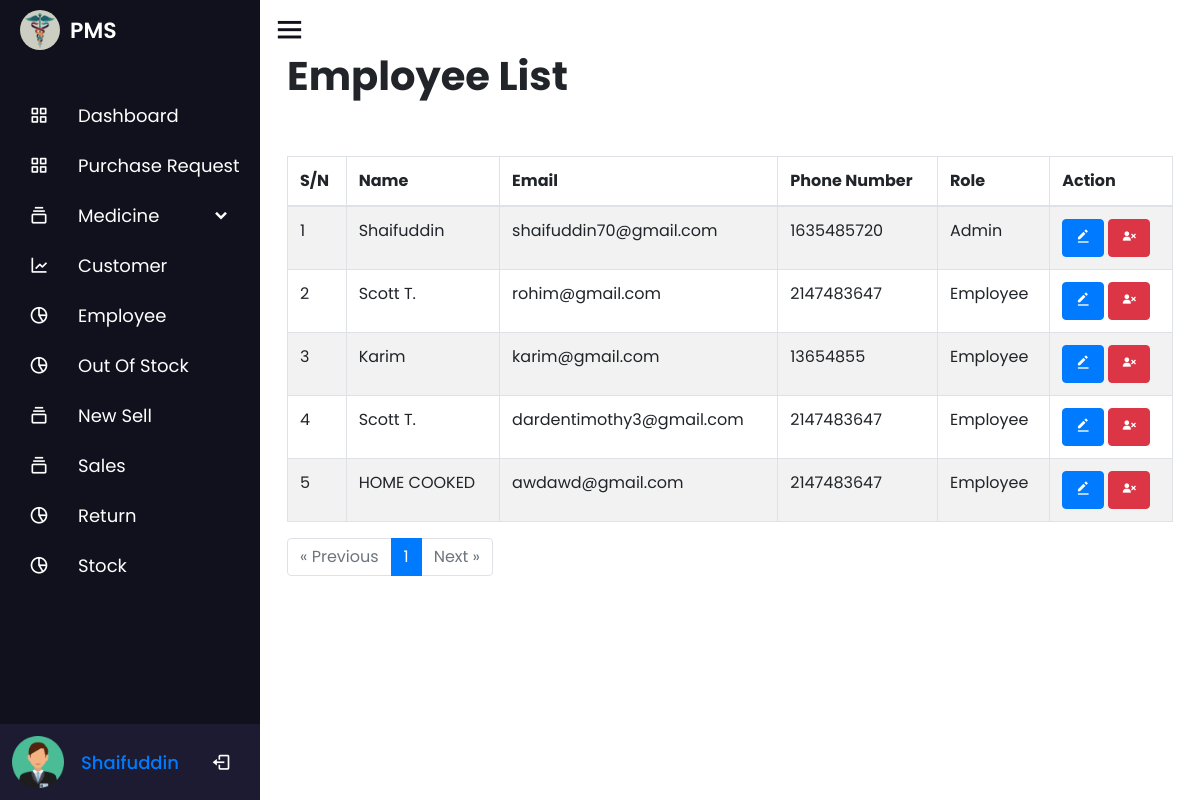
The page /employee.php (signed in) on the database as committed earlier.
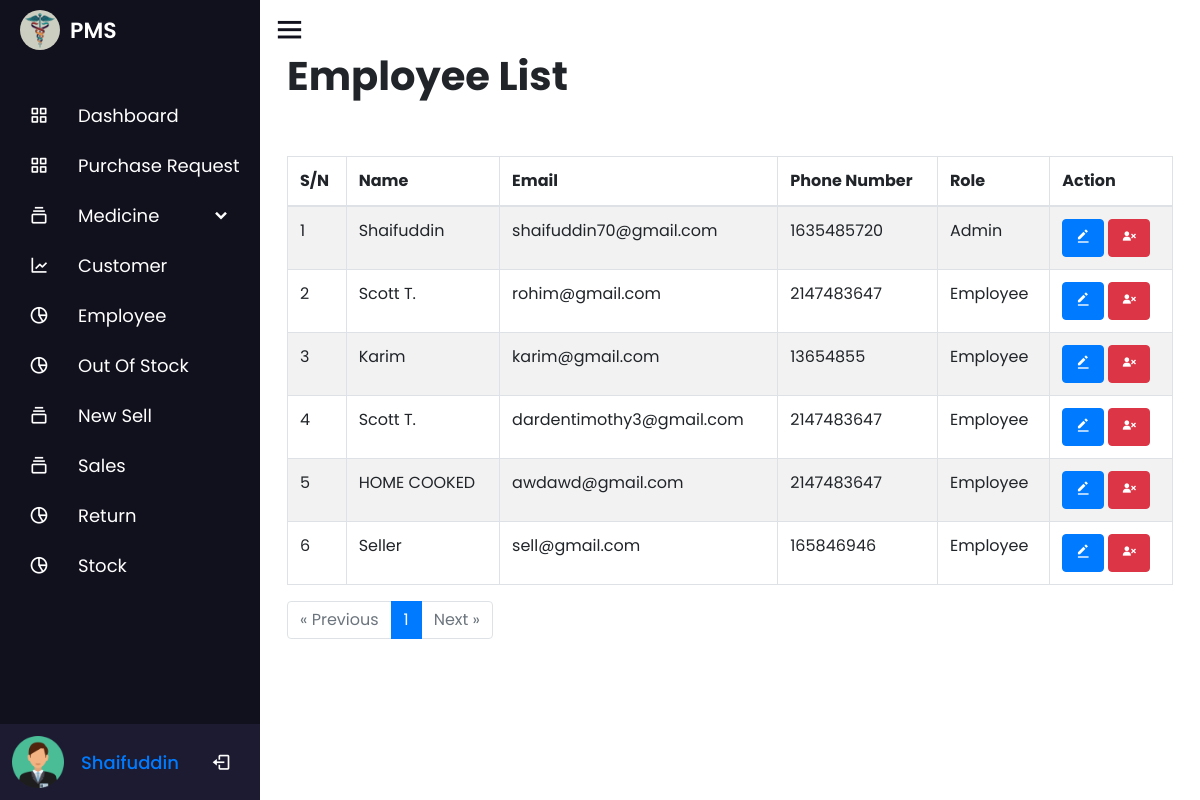
The same page on the database as committed later.
### tables this page shows
CREATE TABLE `employee` (
  `id` int(100) NOT NULL COMMENT 'ID',
  `name` varchar(100) NOT NULL COMMENT 'Name',
  `number` int(100) NOT NULL COMMENT 'Number',
  `email` varchar(100) NOT NULL COMMENT 'Email',
  `password` varchar(100) NOT NULL,
  `role` int(10) NOT NULL,
  `date` timestamp NOT NULL DEFAULT current_timestamp()
);

CREATE TABLE `role` (
  `role_id` int(100) NOT NULL,
  `role_name` varchar(100) NOT NULL
);

### employee.php (the view, shortened to what the changed rows need)
<?php
include 'nav/nav.php';
$results_per_page = 10;
$offset = 0;
if (isset($_GET['page']) && is_numeric($_GET['page'])) {
    $page = $_GET['page'];
    $offset = ($page - 1) * $results_per_page;
} else {
    $page = 1;
}
$query = "SELECT employee.*, role.role_name
          FROM employee
          JOIN role ON role.role_id = employee.role
          LIMIT $offset, $results_per_page";
$data = mysqli_query($conn, $query);
$total_results_query = mysqli_query($conn, "SELECT COUNT(*) AS total FROM employee");
$total_results_row = mysqli_fetch_assoc($total_results_query);
$total_results = $total_results_row['total'];
$total_pages = ceil($total_results / $results_per_page);
?>
<div class="container">
    <div class="title">
        <h1 class="font-weight-bold">Employee List</h1>
    </div>
    <table id="zctb" class="display table table-striped table-bordered table-hover" cellspacing="0" width="100%">
        <thead>
            <tr>
                <th>S/N</th>
                <th>Name</th>
                <th>Email</th>
                <th>Phone Number</th>
                <th>Role</th>
                <th>Action</th>
            </tr>
        </thead>
        <tbody>
            <?php
            $c = $offset + 1;
            while ($result = mysqli_fetch_assoc($data)) {
                echo '
                <tr>
                    <td>' . $c . '</td>
                    <td>' . $result['name'] . '</td>
                    <td>' . $result['email'] . '</td>
                    <td>' . $result['number'] . '</td>
                    <td>' . $result['role_name'] . '</td>
                    <td>
                        <a href="eupdate.php?updateid=' . $result['id'] . '" class="text-light"><button class="btn btn-primary"><i class="bx bxs-edit-alt"></i></button></a>
                        <a href="employee.php?deleteid=' . $result['id'] . '" class="text-light" onclick="return confirm(\'Are you sure you want to delete this employee?\')"><button class="btn btn-danger"><i class="bx bxs-user-x"></i></button></a>
                    </td>
                </tr>';
                $c++;
            }
            ?>
        </tbody>
    </table>
    <?php
    echo '<div class="pagination">';
    echo '<ul class="pagination">';
    for ($i = 1; $i <= $total_pages; $i++) {
        if ($i == $page) {
            echo '<li class="page-item active"><span class="page-link">' . $i . '</span></li>';
        } else {
            echo '<li class="page-item"><a class="page-link" href="?page=' . $i . '">' . $i . '</a></li>';
        }
    }
    echo '</ul>';
    echo '</div>';
    ?>
</div>
<?php include 'nav/footer.php'; ?>

### nav/nav.php (shortened to what the changed rows need)
<?php
$db = new dbObj();
$conn =  $db->getConnstring();
?>
<!DOCTYPE html>
<html lang="en" dir="ltr">
<head>
  <link rel="stylesheet" href="nav/style.css">
  <link rel="stylesheet" href="css/bootstrap.min.css">
  <link rel="stylesheet" href="https://unicons.iconscout.com/release/v4.0.0/css/line.css">
  <link href='https://unpkg.com/boxicons@2.0.7/css/boxicons.min.css' rel='stylesheet'>
  <link rel="stylesheet" href="https://unicons.iconscout.com/release/v4.0.8/css/line.css">
  <link rel="stylesheet" href="https://cdnjs.cloudflare.com/ajax/libs/font-awesome/4.7.0/css/font-awesome.min.css">
  <link rel="stylesheet" href="//code.jquery.com/ui/1.13.2/themes/base/jquery-ui.css">
</head>
<body>
  <div class="sidebar">
    <ul class="nav-links">
      <li>
        <div class="profile-details">
          <div class="name-job">
            <div class="profile_name"><a class="link_name" href="profile.php"><?php
                                      $query = mysqli_query($conn, "SELECT * FROM `employee` WHERE `id`='$_SESSION[eid]'");
                                      $fetch = mysqli_fetch_array($query);
                                      echo $fetch['name'];
                                      ?></a></div>
          </div>
        </div>
      </li>
    </ul>
  </div>
  <section class="home-section">

Rows that differ between the two databases and show on the page:
added employee: name "Seller", email "sell@gmail.com", number "165846946", role.role_name "Employee"
